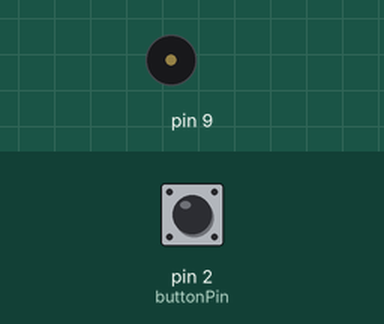
A sketch run on a simulated Arduino Uno, built with avr-gcc and run on an emulated ATmega328P. On the bench: buzzer (waves = sounding). The inputs (shaded band) are chosen by the test bench; at power-on: pin 2 (buttonPin) LOW. What the sketch prints to the serial monitor is not drawn.

Above: at 1.2 s.
1.3 s: pin 2 (buttonPin) pulled HIGH for 0.15 s
At 1.46 s:
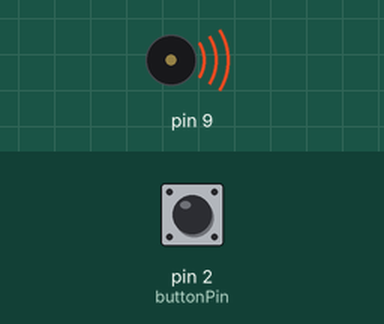
Timing chart, 0 to 10.3 s (numbered marks = the images above; inputs shaded):
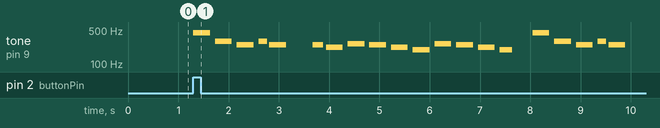

Measured:
- after the input at 1.3 s, tone on pin 9: plays 440 Hz for 0.33 s, 294 Hz for 0.33 s, 247 Hz for 0.33 s, 294 Hz for 0.17 s, 247 Hz for 0.33 s, 247 Hz for 0.20 s … (20 notes in this stretch), starting at once

The sketch:

toneMelody1.ino
```cpp
/*
  Melody

  Plays a melody

  Base code by Tom Igoe:
  http://www.arduino.cc/en/Tutorial/Tone
*/

#include "pitches.h"

// notes in the melody:
int melody[] = {
  NOTE_A4, NOTE_D4, NOTE_B3, NOTE_D4, NOTE_B3,0,
  NOTE_B3, NOTE_A3,
  NOTE_C4, NOTE_B3, NOTE_A3, NOTE_G3,
  NOTE_C4, NOTE_B3, NOTE_A3, NOTE_G3,0,

  NOTE_A4, NOTE_D4, NOTE_B3, NOTE_D4, NOTE_B3,0,
  NOTE_B3, NOTE_A3,
  NOTE_C4, NOTE_B3, NOTE_A3, NOTE_G3,
  NOTE_G3, NOTE_C4, NOTE_B3, NOTE_A3,NOTE_G3
};


const int buttonPin = 2;     // the number of the pushbutton pin

// variables will change:
int buttonState = 0;         // variable for reading the pushbutton status

int noteDurations[] = {
  3, 3, 3, 6, 3, 3,
  5, 3,
  3, 3, 3, 3,
  3, 3, 3, 4,4,

  3, 3, 3, 6, 3, 3,
  5, 3,
  3, 3, 3, 3,
  6, 3, 3, 3, 3
};

void setup() {
Serial.begin(9600);

// initialize pin 9 as an output for the speaker:
  pinMode(9, OUTPUT);
  // initialize the pushbutton pin as an input:
  pinMode(buttonPin, INPUT);

}

void loop() {
  // read the state of the pushbutton value:
  buttonState = digitalRead(buttonPin);

  // check if the pushbutton is pressed.
  if (buttonState == HIGH) {
    // iterate over the notes of the melody:
    for (int thisNote = 0; thisNote < 34; thisNote++) {
      int noteDuration = 1000 / noteDurations[thisNote];
      tone(9, melody[thisNote], noteDuration);
      int pauseBetweenNotes = noteDuration * 1.30;
      delay(pauseBetweenNotes);
    // stop the tone playing:
  }
  }else{
    noTone(9);
  }

 Serial.println(buttonState);
}
```

pitches.h
```cpp
/*************************************************
 * Public Constants
 *************************************************/

#define NOTE_B0  31
#define NOTE_C1  33
#define NOTE_CS1 35
#define NOTE_D1  37
#define NOTE_DS1 39
#define NOTE_E1  41
#define NOTE_F1  44
#define NOTE_FS1 46
#define NOTE_G1  49
#define NOTE_GS1 52
#define NOTE_A1  55
#define NOTE_AS1 58
#define NOTE_B1  62
#define NOTE_C2  65
#define NOTE_CS2 69
#define NOTE_D2  73
#define NOTE_DS2 78
#define NOTE_E2  82
#define NOTE_F2  87
#define NOTE_FS2 93
#define NOTE_G2  98
#define NOTE_GS2 104
#define NOTE_A2  110
#define NOTE_AS2 117
#define NOTE_B2  123
#define NOTE_C3  131
#define NOTE_CS3 139
#define NOTE_D3  147
#define NOTE_DS3 156
#define NOTE_E3  165
#define NOTE_F3  175
#define NOTE_FS3 185
#define NOTE_G3  196
#define NOTE_GS3 208
#define NOTE_A3  220
#define NOTE_AS3 233
#define NOTE_B3  247
#define NOTE_C4  262
#define NOTE_CS4 277
#define NOTE_D4  294
#define NOTE_DS4 311
#define NOTE_E4  330
#define NOTE_F4  349
#define NOTE_FS4 370
#define NOTE_G4  392
#define NOTE_GS4 415
#define NOTE_A4  440
#define NOTE_AS4 466
#define NOTE_B4  494
#define NOTE_C5  523
#define NOTE_CS5 554
#define NOTE_D5  587
#define NOTE_DS5 622
#define NOTE_E5  659
#define NOTE_F5  698
#define NOTE_FS5 740
#define NOTE_G5  784
#define NOTE_GS5 831
#define NOTE_A5  880
#define NOTE_AS5 932
#define NOTE_B5  988
#define NOTE_C6  1047
#define NOTE_CS6 1109
#define NOTE_D6  1175
#define NOTE_DS6 1245
#define NOTE_E6  1319
#define NOTE_F6  1397
#define NOTE_FS6 1480
#define NOTE_G6  1568
#define NOTE_GS6 1661
#define NOTE_A6  1760
#define NOTE_AS6 1865
#define NOTE_B6  1976
#define NOTE_C7  2093
#define NOTE_CS7 2217
#define NOTE_D7  2349
#define NOTE_DS7 2489
#define NOTE_E7  2637
#define NOTE_F7  2794
#define NOTE_FS7 2960
#define NOTE_G7  3136
#define NOTE_GS7 3322
#define NOTE_A7  3520
#define NOTE_AS7 3729
#define NOTE_B7  3951
#define NOTE_C8  4186
#define NOTE_CS8 4435
#define NOTE_D8  4699
#define NOTE_DS8 4978
```
